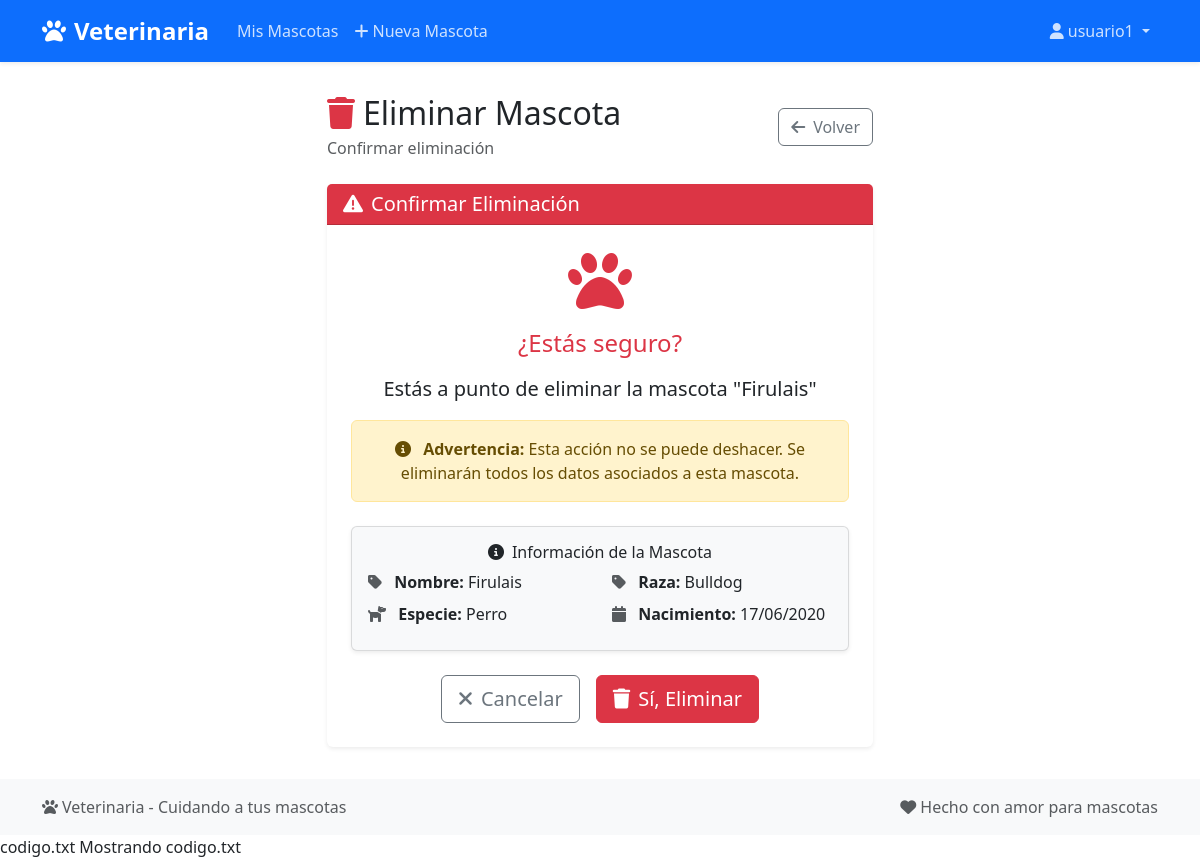
Before: /veterinaria/mascota/eliminar/19/ (signed in) with the older database file.
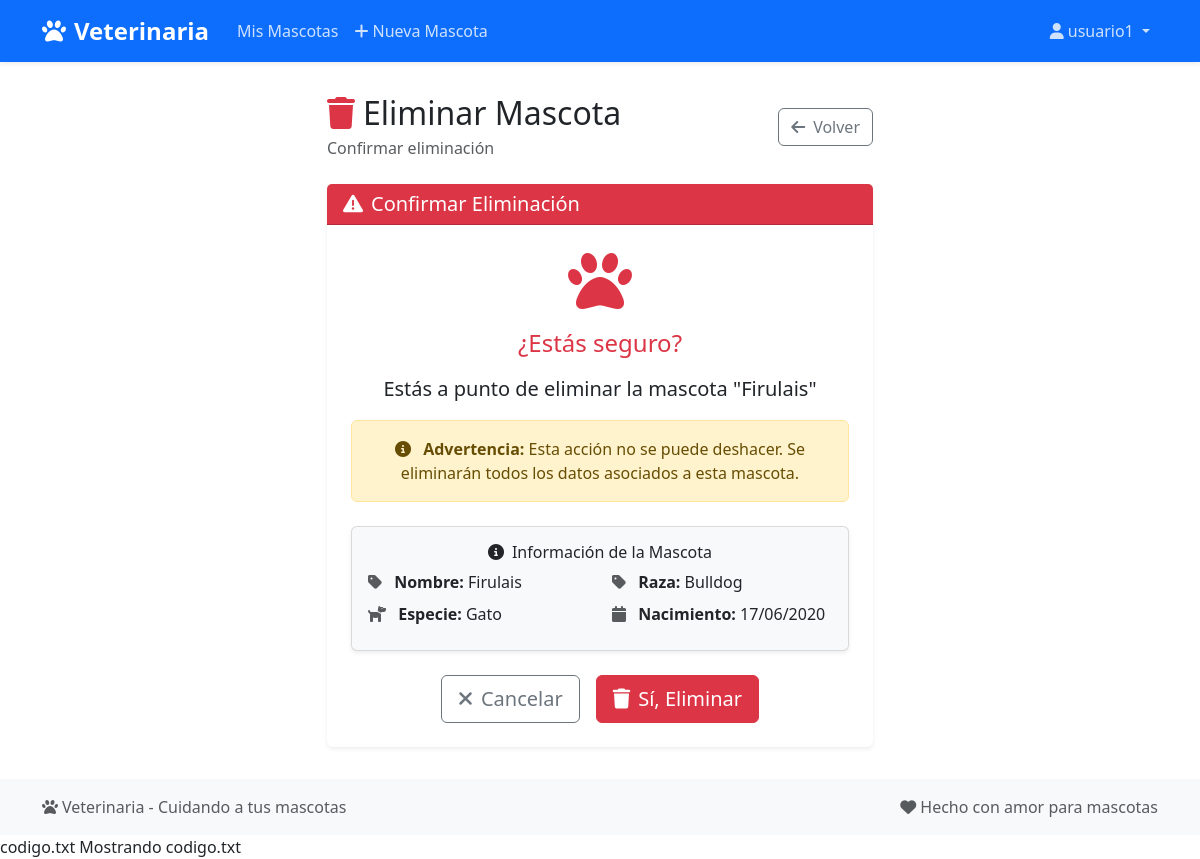
After: the same page with the newer database file.
### Veterinaria/models.py (models this page shows, shortened)
class Mascota(models.Model):
    ESPECIES = [
        ('Perro', 'Perro'),
        ('Gato', 'Gato'),
        ('Otro', 'Otro'),
    ]
    nombre = models.CharField(max_length=100)
    especie = models.CharField(max_length=10, choices=ESPECIES)
    raza = models.CharField(max_length=100, blank=True)
    fecha_nacimiento = models.DateField()
    dueño = models.ForeignKey(
        User, on_delete=models.CASCADE, related_name='mascotas')

### Veterinaria/views.py (the view)
@login_required
def eliminar_mascota(request, mascota_id):
    if request.user.is_staff:
        mascota = get_object_or_404(Mascota, id=mascota_id)
    else:
        mascota = get_object_or_404(Mascota, id=mascota_id, dueño=request.user)
    if request.method == 'POST':
        mascota.delete()
        messages.success(request, 'Mascota eliminada correctamente.')
        return redirect('vista_mascotas')
    return render(request, 'veterinaria/eliminar_mascota.html', {'mascota': mascota})

### Veterinaria/templates/veterinaria/eliminar_mascota.html (shortened to what this page needs)
{% extends 'veterinaria/base.html' %}
{% block content %}
<div class="row justify-content-center">
    <div class="col-lg-6">
        <div class="d-flex justify-content-between align-items-center mb-4">
            <div>
                <h2 class="mb-1">
                    <i class="fas fa-trash me-2 text-danger"></i>Eliminar Mascota
                </h2>
                <p class="text-muted mb-0">Confirmar eliminación</p>
            </div>
            <a href="{% url 'detalle_mascota' mascota.id %}" class="btn btn-outline-secondary">
                <i class="fas fa-arrow-left me-2"></i>Volver
            </a>
        </div>
        <div class="card border-0 shadow-sm">
            <div class="card-header bg-danger text-white">
                <h5 class="mb-0">
                    <i class="fas fa-exclamation-triangle me-2"></i>Confirmar Eliminación
                </h5>
            </div>
            <div class="card-body p-4 text-center">
                <div class="mb-4">
                    <i class="fas fa-paw fa-4x text-danger mb-3"></i>
                    <h4 class="text-danger mb-3">¿Estás seguro?</h4>
                    <p class="lead mb-3">
                        Estás a punto de eliminar la mascota <strong>"{{ mascota.nombre }}"</strong>
                    </p>
                    <div class="alert alert-warning">
                        <i class="fas fa-info-circle me-2"></i>
                        <strong>Advertencia:</strong> Esta acción no se puede deshacer.
                        Se eliminarán todos los datos asociados a esta mascota.
                    </div>
                </div>
                <div class="card bg-light mb-4">
                    <div class="card-body">
                        <h6 class="card-title">
                            <i class="fas fa-info-circle me-2"></i>Información de la Mascota
                        </h6>
                        <div class="row text-start">
                            <div class="col-md-6">
                                <p class="mb-2">
                                    <i class="fas fa-tag me-2 text-muted"></i>
                                    <strong>Nombre:</strong> {{ mascota.nombre }}
                                </p>
                                <p class="mb-2">
                                    <i class="fas fa-dog me-2 text-muted"></i>
                                    <strong>Especie:</strong> {{ mascota.especie }}
                                </p>
                            </div>
                            <div class="col-md-6">
                                <p class="mb-2">
                                    <i class="fas fa-tag me-2 text-muted"></i>
                                    <strong>Raza:</strong> {{ mascota.raza }}
                                </p>
                                <p class="mb-0">
                                    <i class="fas fa-calendar me-2 text-muted"></i>
                                    <strong>Nacimiento:</strong> {{ mascota.fecha_nacimiento|date:"d/m/Y" }}
                                </p>
                            </div>
                        </div>
                    </div>
                </div>
                <form method="post">
                    <div class="d-flex justify-content-center gap-3">
                        <a href="{% url 'detalle_mascota' mascota.id %}" class="btn btn-outline-secondary btn-lg">
                            <i class="fas fa-times me-2"></i>Cancelar
                        </a>
                        <button type="submit" class="btn btn-danger btn-lg">
                            <i class="fas fa-trash me-2"></i>Sí, Eliminar
                        </button>
                    </div>
                </form>
            </div>
        </div>
    </div>
</div>
{% endblock %}

Changed rows visible on the page:
changed Mascota "Firulais": especie "Perro" → "Gato"
